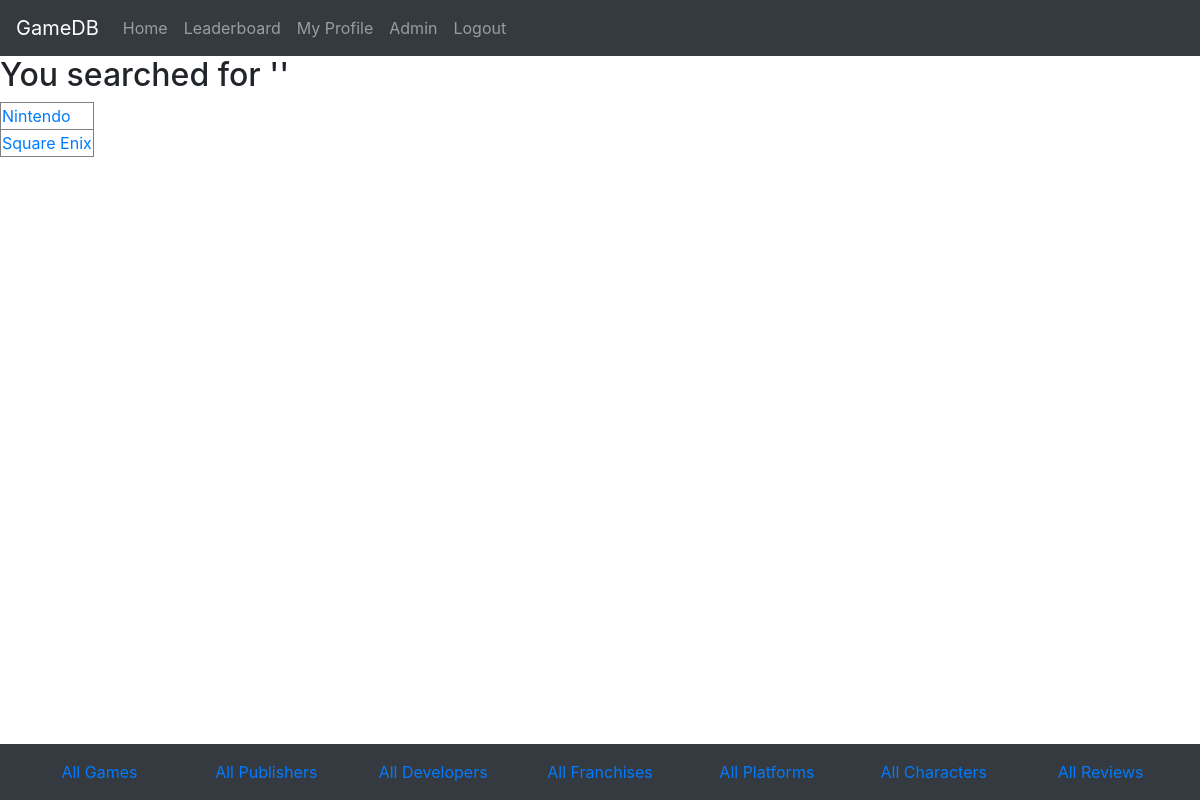
The app's page /searchDeveloperQuery.php (signed in), older data.
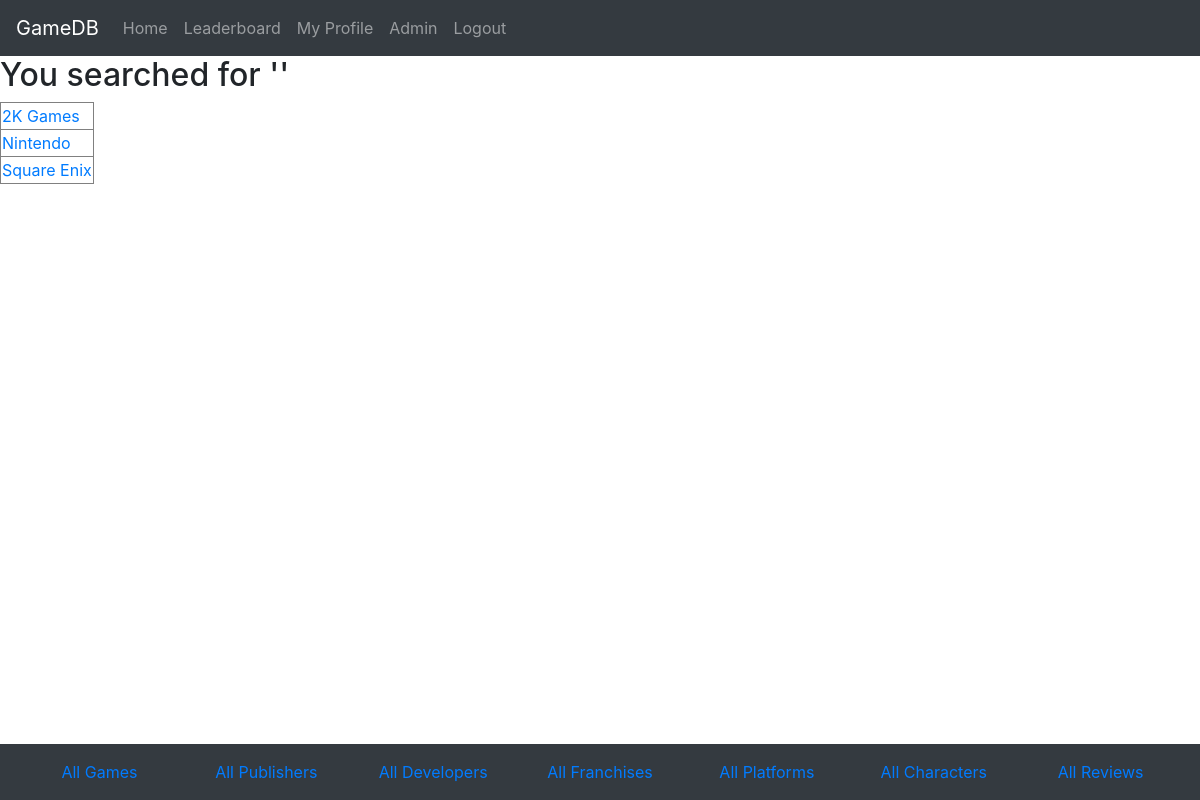
The same page, newer data.
### tables this page shows
CREATE TABLE `DEVELOPER` (
  `dev_name` varchar(255) NOT NULL,
  `lead` varchar(255) DEFAULT NULL,
  `team_size` varchar(255) DEFAULT NULL,
  `region` varchar(255) DEFAULT NULL
);

### searchDeveloperQuery.php (the view, shortened to what this page needs)
<?php
	$string = $_GET["search"];
	$con=gamesConnect();
	$sql = "SELECT DEVELOPER.dev_name FROM DEVELOPER WHERE DEVELOPER.dev_name LIKE '%$string%'";
	if (!mysqli_query($con,$sql))
	{
		die('Error: ' . mysqli_error($con));
	} else {
		echo "<h2>You searched for '" . $string ."' </h2>";
		$table = mysqli_query($con,$sql);
		if(mysqli_num_rows($table) == 0) {
			echo "No results!";
		} else {
			echo "<table border = '1'>";
			while($row = mysqli_fetch_array($table) )
			{
				echo "<tr>";
				$goto = "view_dev_details.php?name=" . $row["dev_name"];
				echo "<td><a href=" . $goto . ">". $row['dev_name'] ."</td></tr>";
			}
			echo "</table border>";
		}
	}
	include('footer.php');
?>

Row changes from the older to the newer data that the page shows:
added developer: dev_name "2K Games"
